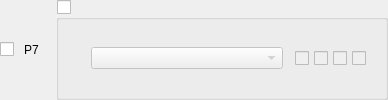
       <widget class="QWidget" name="widgetPlayer7">
        <layout class="QHBoxLayout" name="horizontalLayoutPlayer7">
         <property name="spacing">
          <number>10</number>
         </property>
         <property name="leftMargin">
          <number>0</number>
         </property>
         <property name="topMargin">
          <number>0</number>
         </property>
         <property name="rightMargin">
          <number>0</number>
         </property>
         <property name="bottomMargin">
          <number>0</number>
         </property>
         <item>
          <widget class="QCheckBox" name="checkboxPlayer7Connected">
           <property name="checked">
            <bool>false</bool>
           </property>
           <property name="playerToggle" stdset="0">
            <bool>true</bool>
           </property>
          </widget>
         </item>
         <item>
          <widget class="QLabel" name="labelConnectedPlayer7">
           <property name="text">
            <string notr="true">P7</string>
           </property>
           <property name="playerNumber" stdset="0">
            <bool>true</bool>
           </property>
           <property name="minimumSize">
            <size>
             <width>22</width>
             <height>0</height>
            </size>
           </property>
          </widget>
         </item>
         <item>
          <widget class="QGroupBox" name="groupPlayer7Connected">
           <property name="title">
            <string notr="true" />
           </property>
           <property name="checkable">
            <bool>true</bool>
           </property>
           <property name="checked">
            <bool>false</bool>
           </property>
           <property name="player" stdset="0">
            <bool>true</bool>
           </property>
           <layout class="QHBoxLayout" name="groupPlayer7Layout" stretch="0,0,0,1">
            <property name="spacing">
             <number>12</number>
            </property>
            <property name="leftMargin">
             <number>0</number>
            </property>
            <property name="topMargin">
             <number>0</number>
            </property>
            <property name="rightMargin">
             <number>0</number>
            </property>
            <property name="bottomMargin">
             <number>0</number>
            </property>
            <item>
             <widget class="QLabel" name="controllerPlayer7">
              <property name="minimumSize">
               <size>
                <width>20</width>
                <height>20</height>
               </size>
              </property>
              <property name="maximumSize">
               <size>
                <width>20</width>
                <height>20</height>
               </size>
              </property>
             </widget>
            </item>
            <item>
             <widget class="QComboBox" name="comboPlayer7Emulated">
              <property name="minimumSize">
               <size>
                <width>192</width>
                <height>0</height>
               </size>
              </property>
              <property name="maximumSize">
               <size>
                <width>192</width>
                <height>16777215</height>
               </size>
              </property>
             </widget>
            </item>
            <item>
             <widget class="QWidget" name="Player7LEDs">
              <layout class="QHBoxLayout" name="Player7LEDsLayout">
               <property name="spacing">
                <number>5</number>
               </property>
               <property name="leftMargin">
                <number>0</number>
               </property>
               <property name="topMargin">
                <number>0</number>
               </property>
               <property name="rightMargin">
                <number>0</number>
               </property>
               <property name="bottomMargin">
                <number>0</number>
               </property>
               <item>
                <widget class="QCheckBox" name="checkboxPlayer7LED1">
                 <property name="enabled">
                  <bool>false</bool>
                 </property>
                 <property name="focusPolicy">
                  <enum>Qt::NoFocus</enum>
                 </property>
                 <property name="led" stdset="0">
                  <bool>true</bool>
                 </property>
                </widget>
               </item>
               <item>
                <widget class="QCheckBox" name="checkboxPlayer7LED2">
                 <property name="enabled">
                  <bool>false</bool>
                 </property>
                 <property name="focusPolicy">
                  <enum>Qt::NoFocus</enum>
                 </property>
                 <property name="led" stdset="0">
                  <bool>true</bool>
                 </property>
                </widget>
               </item>
               <item>
                <widget class="QCheckBox" name="checkboxPlayer7LED3">
                 <property name="enabled">
                  <bool>false</bool>
                 </property>
                 <property name="focusPolicy">
                  <enum>Qt::NoFocus</enum>
                 </property>
                 <property name="led" stdset="0">
                  <bool>true</bool>
                 </property>
                </widget>
               </item>
               <item>
                <widget class="QCheckBox" name="checkboxPlayer7LED4">
                 <property name="enabled">
                  <bool>false</bool>
                 </property>
                 <property name="focusPolicy">
                  <enum>Qt::NoFocus</enum>
                 </property>
                 <property name="led" stdset="0">
                  <bool>true</bool>
                 </property>
                </widget>
               </item>
              </layout>
             </widget>
            </item>
            <item>
             <widget class="QLabel" name="labelPlayer7Explain">
              <property name="alignment">
               <set>Qt::AlignRight|Qt::AlignVCenter</set>
              </property>
              <property name="explain" stdset="0">
               <bool>true</bool>
              </property>
             </widget>
            </item>
           </layout>
          </widget>
         </item>
        </layout>
       </widget>
